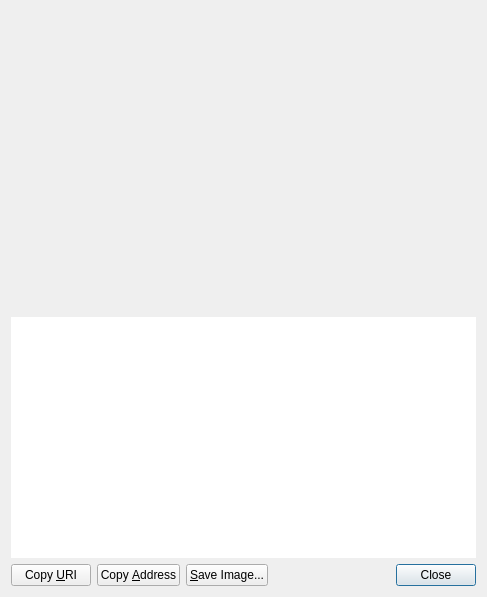
<?xml version="1.0" encoding="UTF-8"?>
<ui version="4.0">
 <class>ReceiveRequestDialog</class>
 <widget class="QDialog" name="ReceiveRequestDialog">
  <property name="geometry">
   <rect>
    <x>0</x>
    <y>0</y>
    <width>487</width>
    <height>597</height>
   </rect>
  </property>
  <layout class="QVBoxLayout" name="verticalLayout_3">
   <item>
    <widget class="QRImageWidget" name="lblQRCode">
     <property name="sizePolicy">
      <sizepolicy hsizetype="Expanding" vsizetype="Fixed">
       <horstretch>0</horstretch>
       <verstretch>0</verstretch>
      </sizepolicy>
     </property>
     <property name="minimumSize">
      <size>
       <width>300</width>
       <height>300</height>
      </size>
     </property>
     <property name="toolTip">
      <string>QR Code</string>
     </property>
     <property name="textFormat">
      <enum>Qt::PlainText</enum>
     </property>
     <property name="alignment">
      <set>Qt::AlignCenter</set>
     </property>
     <property name="wordWrap">
      <bool>true</bool>
     </property>
    </widget>
   </item>
   <item>
    <widget class="QTextEdit" name="outUri">
     <property name="sizePolicy">
      <sizepolicy hsizetype="Expanding" vsizetype="Expanding">
       <horstretch>0</horstretch>
       <verstretch>0</verstretch>
      </sizepolicy>
     </property>
     <property name="minimumSize">
      <size>
       <width>0</width>
       <height>50</height>
      </size>
     </property>
     <property name="frameShape">
      <enum>QFrame::NoFrame</enum>
     </property>
     <property name="frameShadow">
      <enum>QFrame::Plain</enum>
     </property>
     <property name="tabChcoinnameesFocus">
      <bool>true</bool>
     </property>
     <property name="textInteractionFlags">
      <set>Qt::TextSelectableByKeyboard|Qt::TextSelectableByMouse</set>
     </property>
    </widget>
   </item>
   <item>
    <layout class="QHBoxLayout" name="horizontalLayout">
     <item>
      <widget class="QPushButton" name="btnCopyURI">
       <property name="text">
        <string>Copy &amp;URI</string>
       </property>
       <property name="autoDefault">
        <bool>false</bool>
       </property>
      </widget>
     </item>
     <item>
      <widget class="QPushButton" name="btnCopyAddress">
       <property name="text">
        <string>Copy &amp;Address</string>
       </property>
       <property name="autoDefault">
        <bool>false</bool>
       </property>
      </widget>
     </item>
     <item>
      <widget class="QPushButton" name="btnSaveAs">
       <property name="text">
        <string>&amp;Save Image...</string>
       </property>
       <property name="autoDefault">
        <bool>false</bool>
       </property>
      </widget>
     </item>
     <item>
      <spacer name="horizontalSpacer_2">
       <property name="orientation">
        <enum>Qt::Horizontal</enum>
       </property>
       <property name="sizeHint" stdset="0">
        <size>
         <width>40</width>
         <height>20</height>
        </size>
       </property>
      </spacer>
     </item>
     <item>
      <widget class="QDialogButtonBox" name="buttonBox">
       <property name="standardButtons">
        <set>QDialogButtonBox::Close</set>
       </property>
      </widget>
     </item>
    </layout>
   </item>
  </layout>
 </widget>
 <customwidgets>
  <customwidget>
   <class>QRImageWidget</class>
   <extends>QLabel</extends>
   <header>receiverequestdialog.h</header>
  </customwidget>
 </customwidgets>
 <resources/>
 <connections>
  <connection>
   <sender>buttonBox</sender>
   <signal>rejected()</signal>
   <receiver>ReceiveRequestDialog</receiver>
   <slot>reject()</slot>
   <hints>
    <hint type="sourcelabel">
     <x>452</x>
     <y>573</y>
    </hint>
    <hint type="destinationlabel">
     <x>243</x>
     <y>298</y>
    </hint>
   </hints>
  </connection>
  <connection>
   <sender>buttonBox</sender>
   <signal>accepted()</signal>
   <receiver>ReceiveRequestDialog</receiver>
   <slot>accept()</slot>
   <hints>
    <hint type="sourcelabel">
     <x>452</x>
     <y>573</y>
    </hint>
    <hint type="destinationlabel">
     <x>243</x>
     <y>298</y>
    </hint>
   </hints>
  </connection>
 </connections>
</ui>
